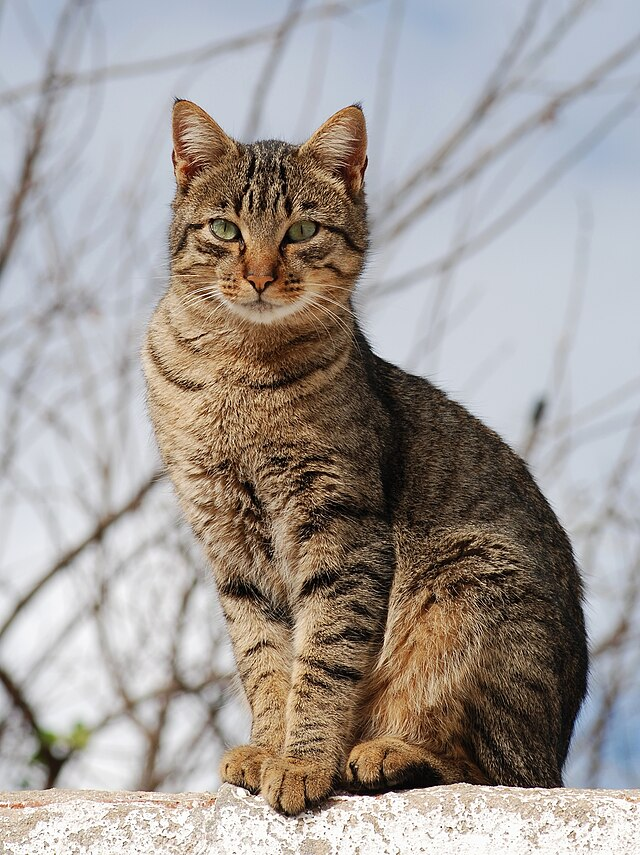
#> input picture data/cat.jpg, 640 x 855 px
$ python test_compression.py
#> lines starting #> are read from the running program, lines starting #| are printed output that depends on the picture
### im_compressor.py
from dataclasses import dataclass
import numpy as np
from fft import power_of_two_ceiling
from numpy.fft import fft, ifft

# ifft = lambda x : fft(x, inv=True)

@dataclass
class ImageFFTCompressedData:
    """Class for storing information of fft-compressed image."""

    height: int
    width: int
    fft_height: int
    fft_width: int
    fft_red_grayscales: np.ndarray[complex]
    fft_green_grayscales: np.ndarray[complex]
    fft_blue_grayscales: np.ndarray[complex]


def decode_image(fft_object: ImageFFTCompressedData) -> np.ndarray[complex]:
    """Given a compressed image, returns numpy array representing
    a low-quality version of the image."""

    def decode_grayscale(grayscale: np.ndarray[complex], final_height: int, final_width: int) -> np.ndarray[int]:
        # Inverse transform columns and truncate
        result = np.array(
            [
                ifft(col)
                for col in grayscale.transpose()
            ]
        ).transpose()[:final_height, :]

        # Inverse transform rows and truncate and convert to int
        result = np.array(
            [ifft(row) for row in result]
        )[:, :final_width].real.clip(min = 0, max=255.9).astype("uint8")

        return result

    return np.dstack(
        (
            decode_grayscale(fft_object.fft_red_grayscales, fft_object.height, fft_object.width),
            decode_grayscale(fft_object.fft_green_grayscales, fft_object.height, fft_object.width),
            decode_grayscale(fft_object.fft_blue_grayscales, fft_object.height, fft_object.width),
        )
    )


def encode_image(image: np.ndarray[int], compression_rate: int = 80) -> ImageFFTCompressedData:
    """Given a 3d numpy array representing an image (with dimensions
    for row, column and RGB axis), returns a compressed representation
    of the image."""

    height = len(image)
    width = len(image[0])

    fft_height = power_of_two_ceiling(height)
    fft_width = power_of_two_ceiling(width)

    def filter_by_absolute_value(a: np.ndarray[complex]) -> np.ndarray[complex]:
        """Given a complex ndarray, turns the entries with small amplitute
        zero according to the compression rate. Namely, compression_rate% of the
        values turn to zero."""

        threshold = np.percentile(np.abs(a), compression_rate)
        a[np.abs(a) < threshold] = 0
        return a

    def encode_grayscale(grayscale: np.ndarray[int]) -> np.ndarray[int]:
        # Pad the input to have power of two dimensions
        result = np.pad(grayscale, [[0, fft_height - height], [0, fft_width - width]])

        # Transform rows
        result = np.array([fft(row) for row in result])

        # Transform Columns
        result = np.array(
            [fft(col) for col in result.transpose()]
        ).transpose()

        return filter_by_absolute_value(result)

    return ImageFFTCompressedData(
        height=height,
        width=width,
        fft_height=fft_height,
        fft_width=fft_width,
        fft_red_grayscales=encode_grayscale(image[:, :, 0]),
        fft_green_grayscales=encode_grayscale(image[:, :, 1]),
        fft_blue_grayscales=encode_grayscale(image[:, :, 2])
    )

### fft.py
import math
from typing import List
from collections.abc import Iterable
import numpy as np


def power_of_two_ceiling(n: int):
    """Returns the smallest power of two that
    is not smaller than n."""

    i = 0
    while (1 << i) < n:
        i += 1
    return 1 << i

# [78 lines left out: functions fft, polynomial_multiply, brute_polynomial_multiply, polynomial_to_str, not called in this run]

### test_compression.py
import matplotlib.pyplot as plt
from fft import fft, power_of_two_ceiling
import copy
import numpy as np

from im_compressor import encode_image, decode_image

def main():
    img = plt.imread("data/cat.jpg", format="jpg")
#> img is the input picture: shape (855, 640, 3); mean R, G, B 161.7, 154.8, 150.4

    for i in range(10):
        compression_rate = 10 * (i + 1)
        encoded_object = encode_image(img, compression_rate=compression_rate)
        decoded_image = decode_image(encoded_object)
        plt.imsave(f"data/compressed/cat1_q{compression_rate}.jpg", decoded_image, format="jpg")
#> this loop made 10 passes
#> pass 1, in encode_grayscale, `result = np.pad(grayscale, [[0, fft_height - height], [0, fft_width - ..`:
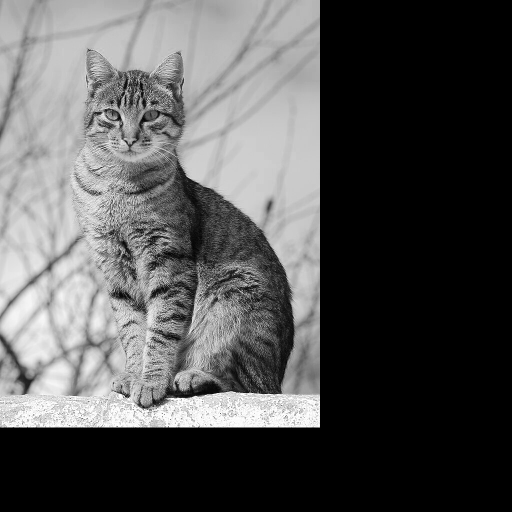
#> result: shape (1024, 1024) (shown at 1/2 size); min 0, max 255, mean 84.4
#> pass 1, in encode_grayscale (call 2), `result = np.pad(grayscale, [[0, fft_height - height], [0, fft_width - ..`:
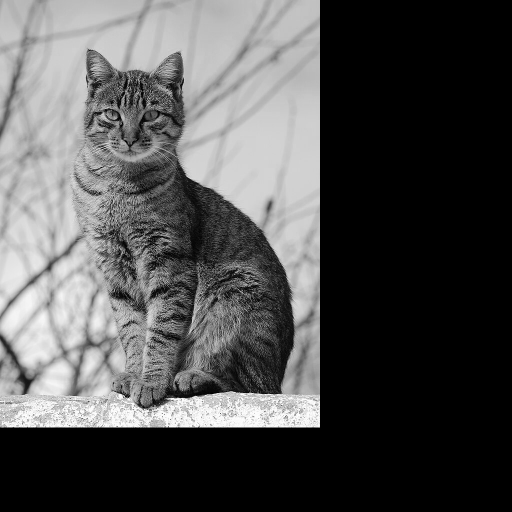
#> result: shape (1024, 1024) (shown at 1/2 size); min 0, max 255, mean 80.8
#> pass 1, in encode_grayscale (call 3), `result = np.pad(grayscale, [[0, fft_height - height], [0, fft_width - ..`:
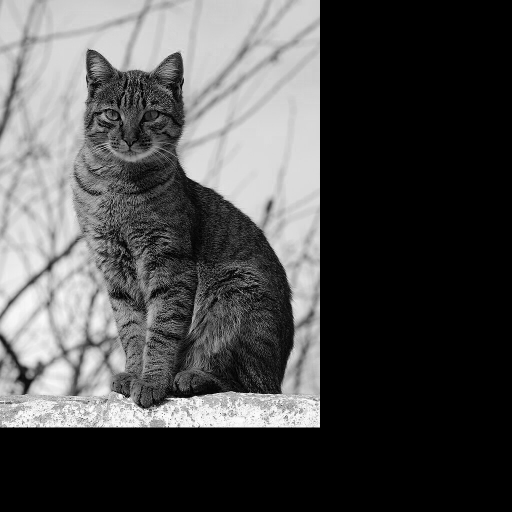
#> result: shape (1024, 1024) (shown at 1/2 size); min 0, max 255, mean 78.5


if __name__ == "__main__":
    main()
